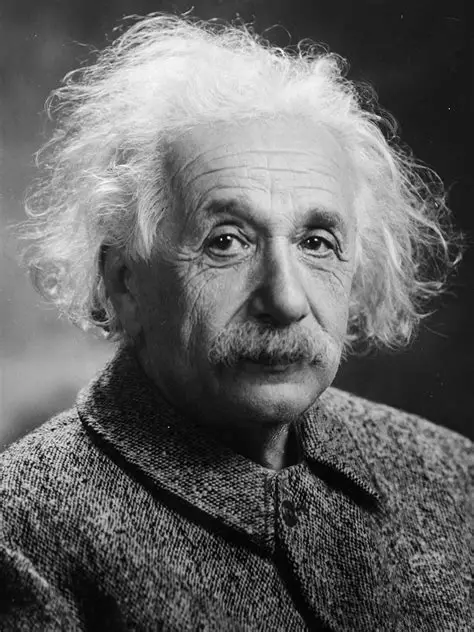
#> input picture Img/albert_einstein.webp, 474 x 632 px, found by its file name
$ python RotateAnyPointImplement.py
#> lines starting #> are read from the running program, lines starting #| are printed output that depends on the picture
import cv2
import matplotlib.pyplot as plt
import numpy as np

def f_bilinear_interpolation(row, col, I):
    # Tọa độ x (cột) của điểm trái và phải
    left_column = int(col)
    right_column = left_column + 1

    # Tính trọng số bên trái và phải
    weight_right = col - left_column
    weight_left = right_column - col
    top_row = int(row)
    bottom_row = top_row + 1
    weight_top = bottom_row - row
    weight_bottom = row - top_row

    # Tính linear interpolation cho đoạn cuối
    if top_row >= 0 and bottom_row < I.shape[0] and left_column >= 0 and right_column < I.shape[1]:
        a = weight_left * I[top_row, left_column] + weight_right * I[top_row, right_column]
        b = weight_left * I[bottom_row, left_column] + weight_right * I[bottom_row, right_column]
        g = weight_top * a + weight_bottom * b
        return np.uint8(g)
    else:
        return 0

# Hàm lấy rowMax, rowMin, colMax, colMin, H, W của source image
# Matrix 3x3 với hàng cuối là [0, 0, 1]
def f_getExtentsAffine(T, rowMax, colMax):
    cords = np.array([[0, 0, 1], [0, colMax - 1, 1], [rowMax - 1, 0, 1], [rowMax - 1, colMax - 1, 1]])
    A_dash = T.dot(cords.T)
    mins = A_dash.min(axis=1)
    maxs = A_dash.max(axis=1)
    min_row = np.int64(np.floor(mins[0]))
    min_col = np.int64(np.floor(mins[1]))
    max_row = np.int64(np.ceil(maxs[0]))
    max_col = np.int64(np.ceil(maxs[1]))

    # Tính H, W của source image
    H, W = max_row - min_row + 1, max_col - min_col + 1

    return min_row, min_col, max_row, max_col, H, W

# Hàm áp dụng phép biến đổi lên ảnh (áp dụng cho tất cả loại biến đổi)
def f_transformAffine(T, I_gray):
    numRows, numCols = I_gray.shape[0], I_gray.shape[1]
#> numRows = 632; numCols = 474
    min_row, min_col, max_row, max_col, H, W = f_getExtentsAffine(T, I_gray.shape[0], I_gray.shape[1])
#> min_row = 3; min_col = -97; max_row = 787; max_col = 629; H = 785; W = 727
    Tinv = np.linalg.inv(T)
    I2 = np.zeros((H, W), dtype='uint8')
    for new_i in range(min_row, max_row):
        for new_j in range(min_col, max_col):
            P_dash = np.array([new_i, new_j, 1])
            P = Tinv.dot(P_dash)
            i, j = P[0], P[1]
            if i < 0 or i >= numRows or j < 0 or j >= numCols:
                pass
            else:
                g = f_bilinear_interpolation(i, j, I_gray)
                I2[new_i - min_row, new_j - min_col] = g
#> this loop made 784 passes
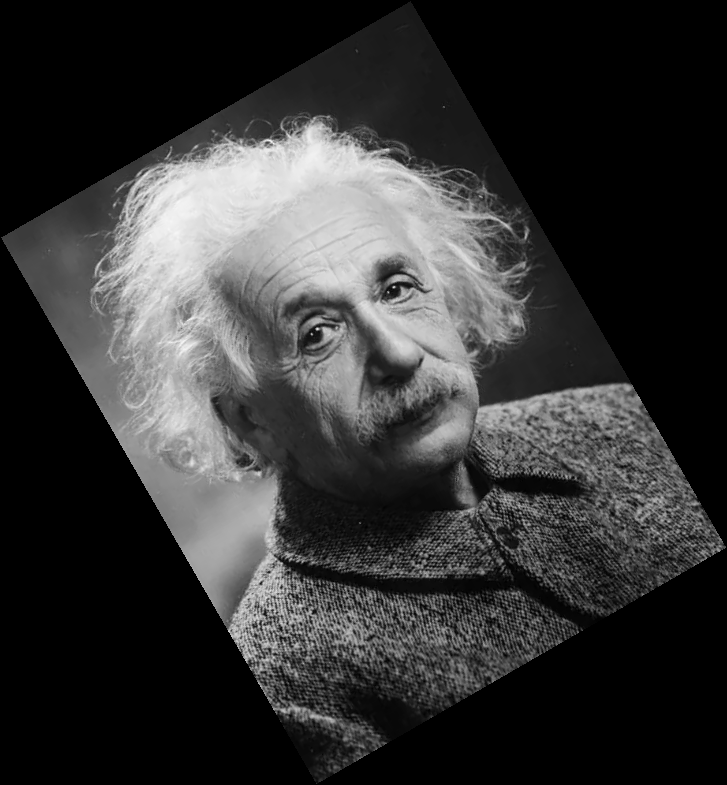
#> I2: shape (785, 727); min 0, max 246, mean 52.4
    return I2

if __name__ == '__main__':
    grayImage = r"C:\Users\DELL INSPIRON 5530\PycharmProjects\PythonProject\OpenCV\Img\albert_einstein.webp"
    I_gray = cv2.imread(grayImage, cv2.IMREAD_GRAYSCALE)

    # Matrix xoay
    a = 30
    cos_a = np.cos(np.deg2rad(a))
    sin_a = np.sin(np.deg2rad(a))
    R = np.array([[cos_a, -sin_a, 0], [sin_a, cos_a, 0], [0, 0, 1]])

    # Matrix xiên (shear)
    SH = np.array([[1, 0.2, 0], [0, 1, 0], [0, 0, 1]])

    # Matrix tịnh tiến
    T = np.array([[1, 0, -300], [0, 1, -400], [0, 0, 1]])

    # Tính chuỗi ma trận
    A = np.linalg.inv(T).dot(R).dot(T)

    I2 = f_transformAffine(A, I_gray)
    plt.imshow(I2, cmap='gray')
    plt.show()
